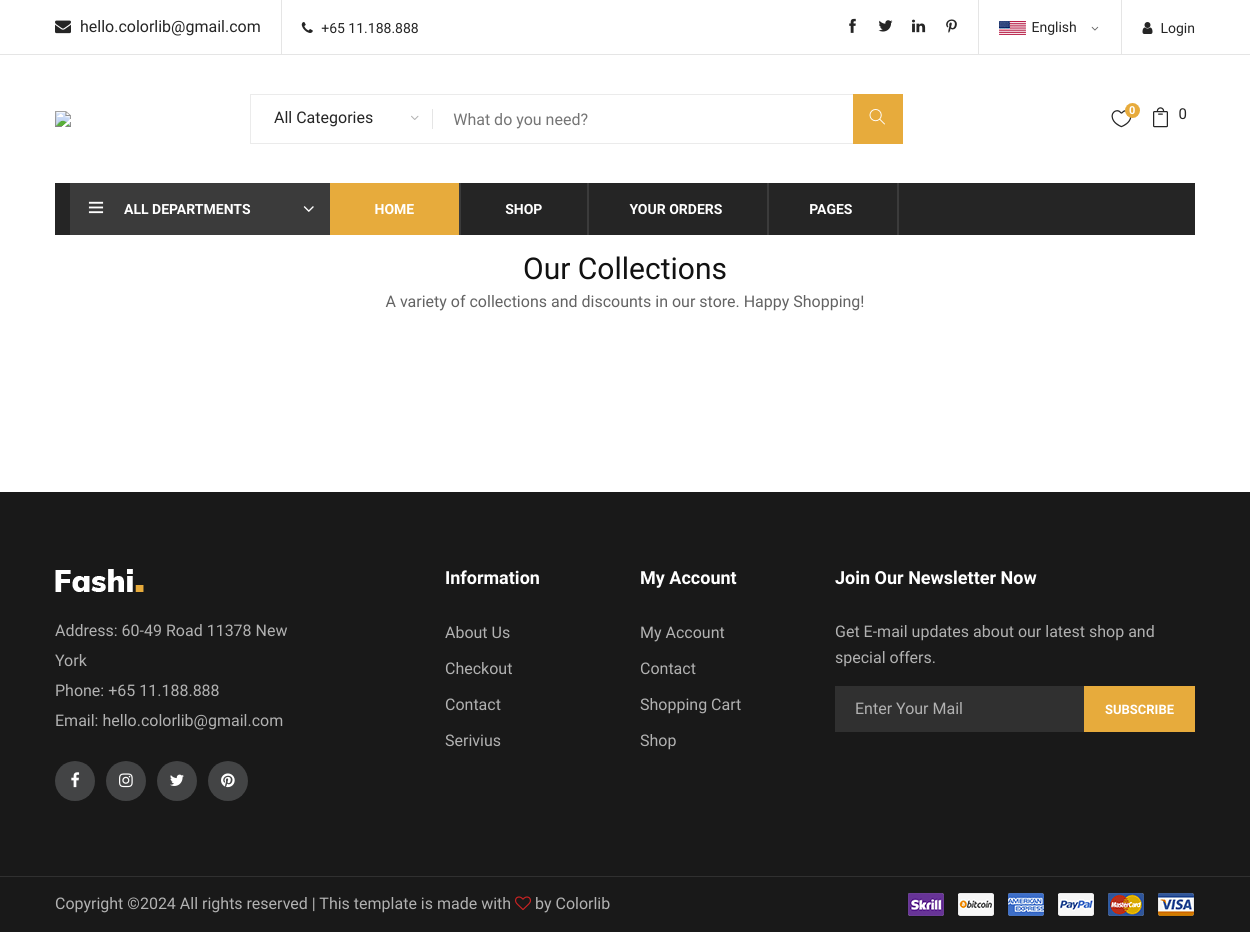
Before: / with the older database file.
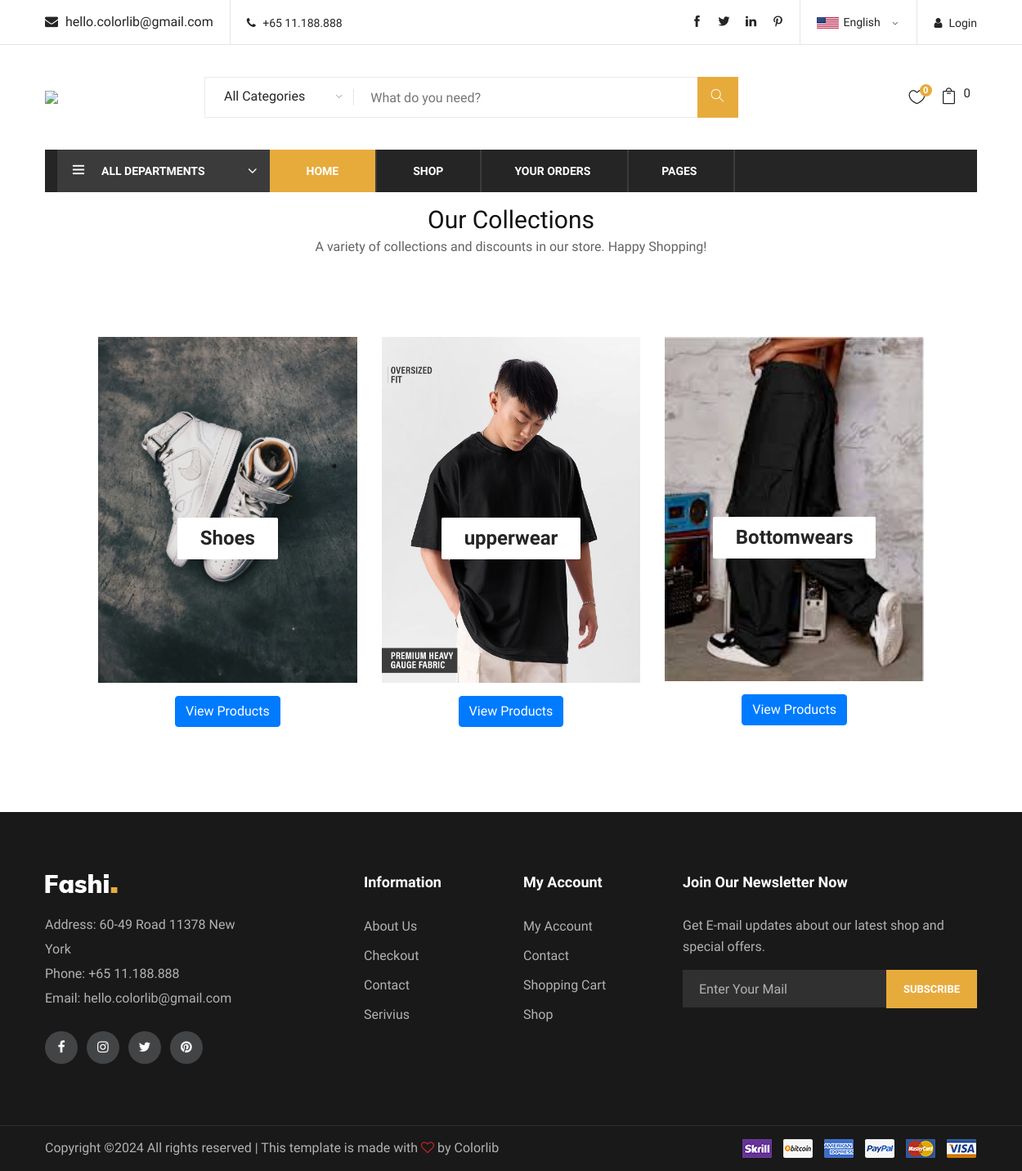
After: the same page with the newer database file.
### shop/models.py (models this page shows, shortened)
class Category(models.Model):
    name = models.CharField(max_length=20)
    description = models.TextField()
    image = models.ImageField(upload_to='image')

### shop/views.py (the view)
# urls.py: path('', views.categories, name="categories"),
def categories(request):
    c = Category.objects.all()
    context={'cat':c}
    return render(request, 'categories.html', {'categories': c})

### cart/context_processors.py (called while the page is built, shortened)
def count_items(request):
    u = request.user
    count = 0
    return {'count_items': count}

### shop/context_processors.py (called while the page is built)
def menu_links(request):
    c=Category.objects.all()
    return {'links':c}

### templates/categories.html
{% extends 'base.html' %}
{% load static %}
{% block content %}
<div class="container mt-3">
    <h3 class="text-center">Our Collections</h3>
    <p class="text-center" style="line-height:1.9">
        A variety of collections and discounts in our store. Happy Shopping!
    </p>
    <div class="banner-section spad">
        <div class="container-fluid">
            <div class="row">
                {% for category in categories %}
                    <div class="col-lg-4 mb-4">
                        <div class="single-banner" style="position: relative;">
                            <img src="{{ category.image.url }}" alt="{{ category.name }}" class="img-fluid">
                            <div class="inner-text text-center mt-2">
                                <h4>{{ category.name }}</h4>
                            </div>
                            <div class="text-center mt-3" style="position: relative; z-index: 10;">
                                <a href="{% url 'shop:products' category.id %}" class="btn btn-primary">View Products</a>
                            </div>
                        </div>
                    </div>
                {% endfor %}
            </div>
        </div>
    </div>
</div>
{% endblock %}

### templates/base.html (shortened to what this page needs)
<!DOCTYPE html>
<html lang="zxx">
{% load static %}
<head>
    <link rel="stylesheet" href="{% static 'css/bootstrap.min.css' %}" type="text/css">
    <link rel="stylesheet" href="{% static 'css/font-awesome.min.css' %}" type="text/css">
    <link rel="stylesheet" href="{% static 'css/themify-icons.css' %}" type="text/css">
    <link rel="stylesheet" href="{% static 'css/elegant-icons.css' %}" type="text/css">
    <link rel="stylesheet" href="{% static 'css/owl.carousel.min.css' %}" type="text/css">
    <link rel="stylesheet" href="{% static 'css/nice-select.css' %}" type="text/css">
    <link rel="stylesheet" href="{% static 'css/jquery-ui.min.css' %}" type="text/css">
    <link rel="stylesheet" href="{% static 'css/slicknav.min.css' %}" type="text/css">
    <link rel="stylesheet" href="{% static 'css/style.css' %}" type="text/css">
</head>
<body>
    <header class="header-section">
        <div class="header-top">
            <div class="container">
                <div class="ht-left">
                    <div class="mail-service">
                        <i class=" fa fa-envelope"></i>
                        hello.colorlib@gmail.com
                    </div>
                    <div class="phone-service">
                        <i class=" fa fa-phone"></i>
                        +65 11.188.888
                    </div>
                </div>
                <div class="ht-right">
                    <a href="{% url 'login' %}" class="login-panel"><i class="fa fa-user"></i>Login</a>
                    <div class="lan-selector">
                    </div>
                    <div class="top-social">
                        <a href="#"><i class="ti-facebook"></i></a>
                        <a href="#"><i class="ti-twitter-alt"></i></a>
                        <a href="#"><i class="ti-linkedin"></i></a>
                        <a href="#"><i class="ti-pinterest"></i></a>
                    </div>
                </div>
            </div>
        </div>
        <div class="container">
            <div class="inner-header">
                <div class="row">
                    <div class="col-lg-2 col-md-2">
                        <div class="logo">
                            <a href="./index.html">
                                <img src="{%static 'img/logo.png' %} alt="">
                            </a>
                        </div>
                    </div>
                    <div class="col-lg-7 col-md-7">
                        <div class="advanced-search">
                            <button type="button" class="category-btn">All Categories</button>
                            <div class="input-group">
                                <input type="text" placeholder="What do you need?">
                                <button type="button"><i class="ti-search"></i></button>
                            </div>
                        </div>
                    </div>
                    <div class="col-lg-3 text-right col-md-3">
                        <ul class="nav-right">
                            <li class="heart-icon">
                                <a href="#">
                                    <i class="icon_heart_alt"></i>
                                    <span>{{count_items}}</span>
                                </a>
                            </li>
                            <li class="cart-icon">
                                <a href="{% url 'cart:cart' %}"><i class="icon_bag_alt" aria-hidden="true"></i><sup class="mx-2 fs-5">{{count_items}}</sup></a>
                </div>
            </div>
        </div>
        <div class="nav-item">
            <div class="container">
                <div class="nav-depart">
                    <div class="depart-btn">
                        <i class="ti-menu"></i>
                        <span>All departments</span>
                    </div>
                </div>
                <nav class="nav-menu mobile-menu">
                    <ul>
                        <li class="active"><a href="{% url 'shop:categories' %}">Home</a></li>
                        <li><a href="{% url 'shop:categories' %}">Shop</a></li>
                    </ul>
                        <li><a href="/cart/your_orders/">Your Orders</a></li>
                        <li><a href="#">Pages</a>
                        </li>
                </nav>
            </div>
        </div>
    </header>
<main>
    {% block content %}
    {% endblock %}
</main>
    <footer class="footer-section">
        <div class="container">
            <div class="row">
                <div class="col-lg-3">
                    <div class="footer-left">
                        <div class="footer-logo">
                            <a href="#"><img src="{%static 'img/footer-logo.png' %}" alt=""></a>
                        </div>
                        <ul>
                            <li>Address: 60-49 Road 11378 New York</li>
                            <li>Phone: +65 11.188.888</li>
                            <li>Email: hello.colorlib@gmail.com</li>
                        </ul>
                        <div class="footer-social">
                            <a href="#"><i class="fa fa-facebook"></i></a>
                            <a href="#"><i class="fa fa-instagram"></i></a>
                            <a href="#"><i class="fa fa-twitter"></i></a>
                            <a href="#"><i class="fa fa-pinterest"></i></a>
                        </div>
                    </div>
                </div>
                <div class="col-lg-2 offset-lg-1">
                    <div class="footer-widget">
                        <h5>Information</h5>
                        <ul>
                            <li><a href="#">About Us</a></li>
                            <li><a href="#">Checkout</a></li>
                            <li><a href="#">Contact</a></li>
                            <li><a href="#">Serivius</a></li>
                        </ul>
                    </div>
                </div>
                <div class="col-lg-2">
                    <div class="footer-widget">
                        <h5>My Account</h5>
                        <ul>
                            <li><a href="#">My Account</a></li>
                            <li><a href="#">Contact</a></li>
                            <li><a href="#">Shopping Cart</a></li>
                            <li><a href="#">Shop</a></li>
                        </ul>
                    </div>
                </div>
                <div class="col-lg-4">
                    <div class="newslatter-item">
                        <h5>Join Our Newsletter Now</h5>
                        <p>Get E-mail updates about our latest shop and special offers.</p>
                        <form action="#" class="subscribe-form">
                            <input type="text" placeholder="Enter Your Mail">
                            <button type="button">Subscribe</button>
                        </form>
                    </div>
                </div>
            </div>
        </div>
        <div class="copyright-reserved">
            <div class="container">
                <div class="row">
                    <div class="col-lg-12">
                        <div class="copyright-text">
Copyright &copy;<script>document.write(new Date().getFullYear());</script> All rights reserved | This template is made with <i class="fa fa-heart-o" aria-hidden="true"></i> by <a href="https://colorlib.com" target="_blank">Colorlib</a>
                        </div>
                        <div class="payment-pic">
                            <img src="{%static 'img/payment-method.png' %}" alt="">
                        </div>
                    </div>
                </div>
            </div>
        </div>
    </footer>
</body>
</html>

Changed rows visible on the page:
added Category: image (picture), name "Shoes"
added Category: image (picture), name "upperwear"
added Category: image (picture), name "Bottomwears"
